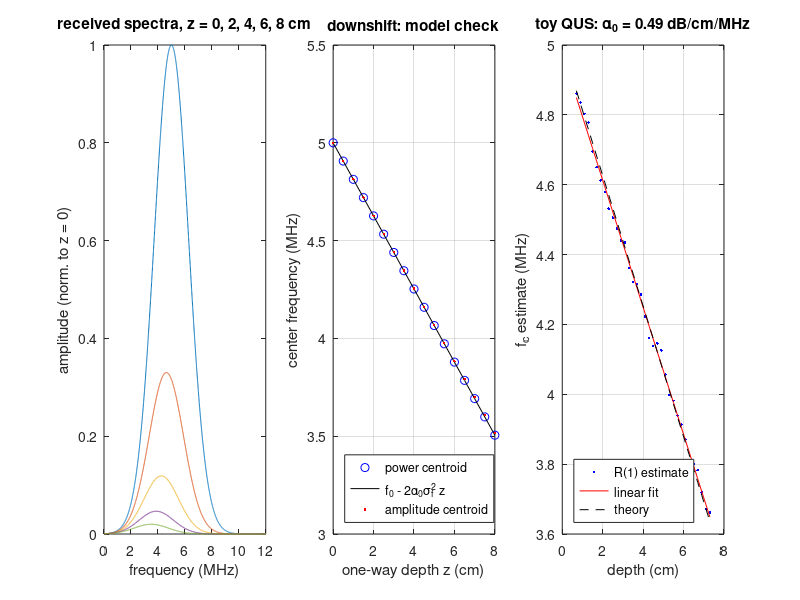

This chart was generated by the following MATLAB code:
%% m08_attenuation_downshift.m  -  attenuation downshift and a toy QUS estimate
% Purpose : (1) multiply a Gaussian amplitude spectrum (center f0, std sigma_f)
%           by the round-trip attenuation exp(-2*alpha0*f*z) and compare the
%           measured power-spectrum centroid with f0 - 2*alpha0*sigma_f^2*z.
%           alpha0 is the AMPLITUDE attenuation slope in Np/cm/MHz, z is the
%           ONE-WAY depth in cm, sigma_f is the std of the AMPLITUDE spectrum
%           (= sqrt(2) x the std of the power spectrum).
%           (2) toy QUS: simulate speckle RF lines whose pulse downshifts with
%           depth, demodulate to IQ, estimate the local center frequency with
%           the fast-time lag-one autocorrelation, fit the slope versus depth
%           and invert it for alpha0.
% Change  : alpha_dB (dB/cm/MHz), f0, bw, window length, number of lines.
% Expect  : slope -0.187 MHz/cm at 5 MHz / 60 % / 0.5 dB/cm/MHz;
%           part (1) matches theory to < 0.001 MHz; part (2) recovers
%           alpha0 = 0.49 dB/cm/MHz (true 0.50; a few % spread from speckle
%           and from the LPF/decimation choices).
clear; close all; rng(1);

%% Parameters
f0 = 5;  bw = 0.6;                         % MHz, -6 dB fractional BW (amplitude)
sigf = bw*f0/(2*sqrt(2*log(2)));           % std of the amplitude spectrum (MHz)
alpha_dB = 0.5;                            % dB/cm/MHz (liver-like)
alpha = alpha_dB/(20*log10(exp(1)));       % Np/cm/MHz  (1 Np = 8.686 dB)
fprintf('sigma_f = %.3f MHz (power-spectrum sigma_p = %.3f MHz), alpha0 = %.4f Np/cm/MHz\n', ...
        sigf, sigf/sqrt(2), alpha);

%% 1. Spectral model: centroid versus depth
f  = linspace(0, 20, 4001)';               % MHz (positive frequencies only)
z  = 0:0.5:8;                              % one-way depth (cm)
G  = exp(-(f - f0).^2/(2*sigf^2));         % transmitted amplitude spectrum
S  = G .* exp(-2*alpha*f*z);               % received amplitude spectra (columns)
P  = S.^2;                                 % power spectra
fcP = sum(f.*P)./sum(P);                   % power-spectrum centroid (MHz)
fcA = sum(f.*S)./sum(S);                   % amplitude-spectrum centroid, for comparison
fcT = f0 - 2*alpha*sigf^2*z;               % theory
sdP = sqrt(sum((f - fcP).^2.*P)./sum(P));  % power-spectrum std (should stay sigma_f/sqrt 2)
fprintf('\nTheory slope -2*alpha0*sigma_f^2 = %.4f MHz/cm\n', -2*alpha*sigf^2);
fprintf(' z (cm)   fc power  fc ampl  theory   sigma_p\n');
for i = 1:2:numel(z)
  fprintf('%6.1f   %7.3f  %7.3f  %7.3f  %7.3f\n', z(i), fcP(i), fcA(i), fcT(i), sdP(i));
end
fprintf('max |fc power - theory| = %.2e MHz\n', max(abs(fcP - fcT)));
lossdB = 20*log10(exp(-2*alpha*f0*z(end)));
fprintf('Round-trip loss at f0, z = %.0f cm: %.1f dB (= 2 x %.1f dB/cm/MHz x %.0f MHz x %.0f cm)\n', ...
        z(end), lossdB, alpha_dB, f0, z(end));

%% 2. Toy QUS: speckle lines with a depth-dependent pulse
c = 1.54; fs = 40; M = 4; fsIQ = fs/M; fd = f0;      % mm/us, MHz
zmax = 80;  Nt = round(2*zmax/c*fs);  t = (0:Nt-1)'/fs;  zt = c*t/2;   % depth axis (mm)
Nl = 64;                                   % RF lines (independent speckle)
blk = 2;                                   % pulse is held constant over 2 mm blocks
sigt = 1/(2*pi*sigf);  tp = (-round(5*sigt*fs):round(5*sigt*fs))'/fs;
nb = ceil(zmax/blk);
RF = zeros(Nt, Nl);
for ib = 1:nb
  rows = find(zt >= (ib-1)*blk & zt < ib*blk);
  zc = ((ib-0.5)*blk)/10;                  % block center (cm)
  fcz = f0 - 2*alpha*sigf^2*zc;            % local center frequency (closed form)
  pulse = exp(-tp.^2/(2*sigt^2)).*cos(2*pi*fcz*tp);   % TGC: amplitude loss removed
  scat = zeros(Nt, Nl); scat(rows, :) = randn(numel(rows), Nl);
  RF = RF + conv2(scat, pulse, 'same');
end
% IQ chain: mix, 49-tap Hamming windowed-sinc LPF (fc = 4.5 MHz), decimate by M
L = 49; fcut = 4.5; k = (-(L-1)/2:(L-1)/2)'; u = 2*fcut/fs*k;
b = (2*fcut/fs)*(sin(pi*u) + (u==0))./(pi*u + (u==0)).*(0.54 - 0.46*cos(2*pi*(0:L-1)'/(L-1)));
b = b/sum(b);
IQ = 2*conv2(RF.*exp(-1j*2*pi*fd*t), b, 'same');  IQ = IQ(1:M:end, :);  zIQ = zt(1:M:end);
% Lag-one autocorrelation in 4 mm windows, averaged over lines
win = 4; zc = (win/2 + 5):2:(zmax - win/2 - 5);  fhat = zeros(size(zc));
for i = 1:numel(zc)
  r = find(abs(zIQ - zc(i)) < win/2);
  R1 = sum(sum(conj(IQ(r(1:end-1), :)).*IQ(r(2:end), :)));
  fhat(i) = fd + fsIQ/(2*pi)*angle(R1);
end
p = polyfit(zc/10, fhat, 1);               % slope in MHz/cm
alphaHat = -p(1)/(2*sigf^2);
fprintf('\nToy QUS (%d lines, %g mm windows, IQ at %.0f MHz):\n', Nl, win, fsIQ);
fprintf('  fitted slope = %.4f MHz/cm (theory %.4f)\n', p(1), -2*alpha*sigf^2);
fprintf('  alpha0 estimate = %.4f Np/cm/MHz = %.3f dB/cm/MHz (true %.3f)\n', ...
        alphaHat, alphaHat*20*log10(exp(1)), alpha_dB);
fprintf('  rms scatter of f_hat about the fit = %.3f MHz\n', std(fhat - polyval(p, zc/10)));

%% Figures
figure('Position', [80 80 950 360]);
subplot(1,3,1); plot(f, S(:, 1:4:end)./max(S(:,1))); xlim([0 12]);
xlabel('frequency (MHz)'); ylabel('amplitude (norm. to z = 0)');
title('received spectra, z = 0, 2, 4, 6, 8 cm');
subplot(1,3,2); plot(z, fcP, 'bo', z, fcT, 'k-', z, fcA, 'r.'); grid on;
xlabel('one-way depth z (cm)'); ylabel('center frequency (MHz)');
legend('power centroid', 'f_0 - 2\alpha_0\sigma_f^2 z', 'amplitude centroid', 'Location', 'southwest');
title('downshift: model check');
subplot(1,3,3); plot(zc/10, fhat, 'b.', zc/10, polyval(p, zc/10), 'r-', zc/10, f0 - 2*alpha*sigf^2*zc/10, 'k--');
grid on; xlabel('depth (cm)'); ylabel('f_c estimate (MHz)');
title(sprintf('toy QUS: \\alpha_0 = %.2f dB/cm/MHz', alphaHat*20*log10(exp(1))));
legend('R(1) estimate', 'linear fit', 'theory', 'Location', 'southwest');
